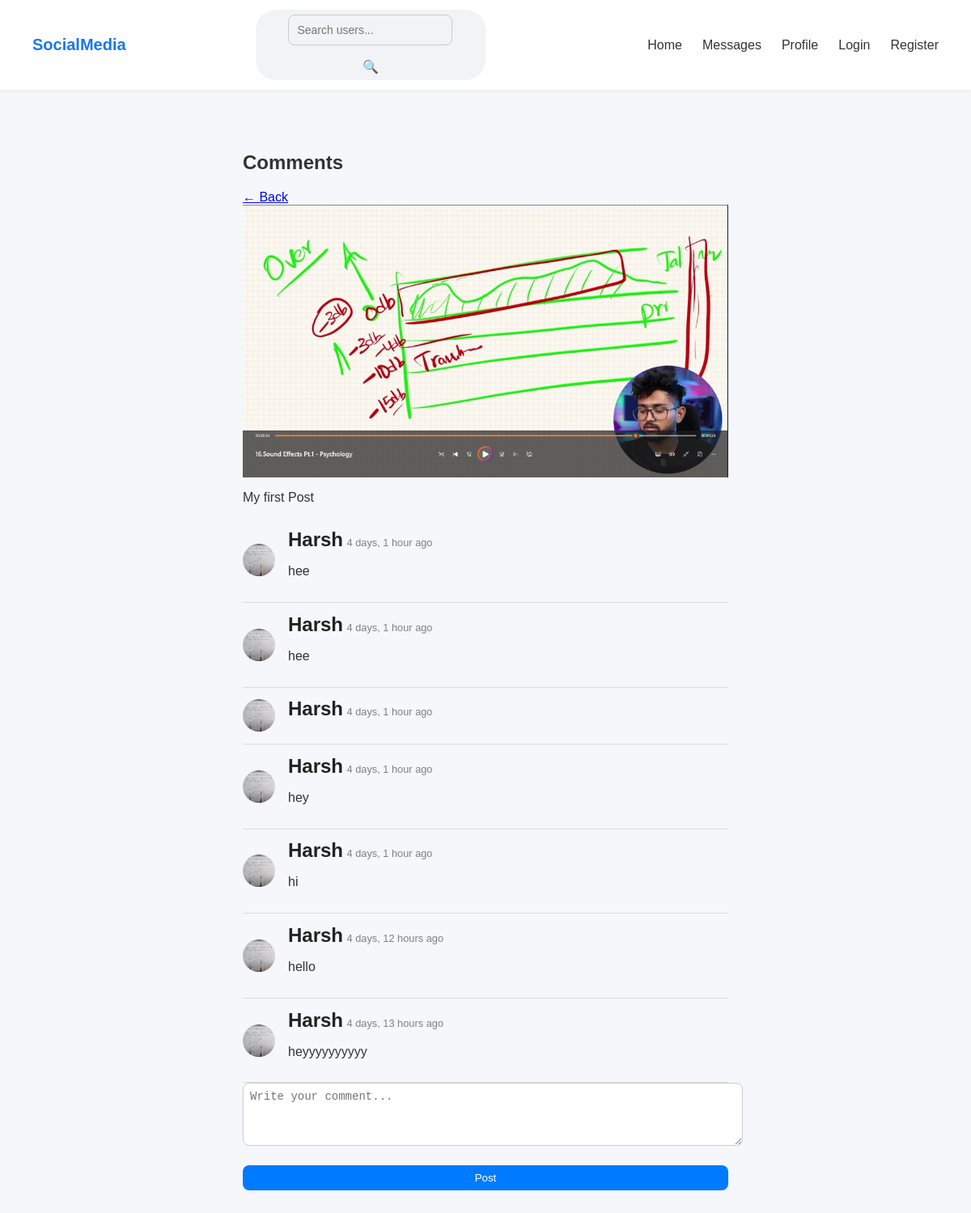
/engagement/4/, run on the app's committed database.
### app/models.py (models this page shows)
class Post(models.Model):
    user = models.ForeignKey(User,on_delete=models.CASCADE,related_name='person')
    image = models.ImageField(null=False)
    caption = models.TextField(null=True)
    timestamp = models.DateTimeField(auto_now_add=True)
    class Meta:
        ordering = ['-timestamp']

class Engagement(models.Model):
    viewer = models.ForeignKey(User,on_delete=models.CASCADE,related_name='viewer',null=True,blank=True)
    like = models.ForeignKey(Post,on_delete=models.CASCADE,related_name='like',null=True,blank=True)
    comment = models.ForeignKey(Post,on_delete=models.CASCADE,related_name='comment',null=True,blank=True)
    comment_text = models.TextField(max_length=500,null=False)
    timestamp = models.DateTimeField(auto_now_add=True)
    class Meta:
        ordering = ['-timestamp']

class User(AbstractUser):
    email = models.EmailField(unique=True)
    bio = models.TextField(null=True,blank=True)
    avatar = models.ImageField(upload_to='avatars/', default='avatars/avatar.svg', null=True, blank=True)
    location = models.CharField(max_length=100)
    dob = models.DateField(null=True , blank=True)
    USERNAME_FIELD = 'username'
    REQUIRED_FIELDS = ['email']

### app/views.py (the view, shortened to what this page needs)
# urls.py: path('engagement/<str:pk>/',views.engagement_page,name="engagement"),
def engagement_page(request,pk):
    liking_person = request.user
    post = Post.objects.get(id=pk)
    if 'like' in request.POST:
        liked_ornot = Engagement.objects.filter(viewer=liking_person,like=post)
        if liked_ornot:
            liked_ornot.delete()
            messages.success(request,'Unliked Successfully')
            return redirect('home')
        else:
            Engagement.objects.create(viewer=liking_person,like=post)
            messages.success(request,'Liked Successfully')
            return redirect('home')
    else:
            post = Post.objects.get(id=pk)
            commented_users = Engagement.objects.filter(comment=pk)
            context = {'commented_users':commented_users,'post':post}
            return render(request,'app/comment.html',context)

### app/templates/app/comment.html (shortened to what this page needs)
{% extends 'main.html' %}
{% load static %}
{% block content %}
<section id="comments-page">
  <div class="container">
    <header class="page-header">
      <h2>Comments</h2>
      <a href="{% url 'home' %}" class="back-btn">← Back</a>
    </header>
    <article class="post-preview">
      <img src="{{ post.image.url }}" alt="Post image" class="post-image">
      <p class="caption">{{ post.caption }}</p>
    </article>
    <div class="comments-list">
      {% for comment in commented_users %}
        <div class="comment-item">
          <img src="{{ comment.viewer.avatar.url }}" alt="{{ comment.viewer.username }}" class="avatar">
          <div class="comment-body">
            <div class="comment-header">
              <a href="{% url 'profile' comment.viewer.id %}" class="username">{{ comment.viewer.username }}</a>
              <span class="timestamp">{{ comment.timestamp|timesince }} ago</span>
            </div>
            <p class="comment-text">{{ comment.comment_text }}</p>
          </div>
        </div>
      {% empty %}
        <p class="no-comments">No comments yet. Be the first to comment!</p>
      {% endfor %}
    </div>
    <form method="POST" class="comment-form">
      <textarea name="text" placeholder="Write your comment..." required></textarea>
      <button type="submit">Post</button>
    </form>
  </div>
</section>
{% endblock %}

### templates/main.html (shortened to what this page needs)
{% load static %}
<!DOCTYPE html>
<html lang="en">
<head>
    <link rel="stylesheet" href="{% static 'styles/style.css' %}">
</head>
<body>
    {% include 'navbar.html' %}
    <main class="page-container">
        {% block content %}
        {% endblock %}
    </main>
</body>
</html>

### templates/navbar.html
<nav class="navbar">
    <a href="{% url 'home' %}" class="logo">SocialMedia</a>
    <form action="{% url 'search_user' %}" method="get" class="search-bar">
        <input type="text" name="q" placeholder="Search users..." required>
        <button type="submit">🔍</button>
    </form>
    <ul class="nav-links">
        {% if request.user.is_authenticated %}
        <li><a href="{% url 'home' %}">Home</a></li>
        <li><a href="{% url 'message' %}">Messages</a></li>
        <li><a href="{% url 'profile' request.user.id %}">Profile</a></li>
        <li><a href="{% url 'logout' %}">Logout</a></li>
        {% else %}
        <li><a href="{% url 'home' %}">Home</a></li>
        <li><a href="{% url 'login' %}">Messages</a></li>
        <li><a href="{% url 'login' %}">Profile</a></li>
        <li><a href="{% url 'login' %}">Login</a></li>
        <li><a href="{% url 'register' %}">Register</a></li>
        {% endif %}
    </ul>
</nav>

### static/styles/style.css (style rules this page uses)
body { font-family: 'Poppins', sans-serif; background: #f0f2f5; margin: 0; padding: 0; color: #333; }
.page-container { max-width: 1200px; margin: 20px auto; padding: 20px; }
.navbar { background-color: #fff; padding: 15px 50px; display: flex; justify-content: space-between; align-items: center; box-shadow: 0 2px 5px rgba(0,0,0,0.1); position: sticky; top: 0; z-index: 10; }
.navbar .logo { font-weight: bold; font-size: 20px; color: #1877f2; }
.nav-links { list-style: none; display: flex; gap: 25px; }
.nav-links a { text-decoration: none; color: #333; font-weight: 500; }
.post-image { width: 100%; display: block; }
body { font-family: 'Poppins', sans-serif; background-color: #f5f7fa; margin: 0; padding: 0; }
form { display: flex; flex-direction: column; gap: 1rem; }
form input[type="text"], form input[type="file"], form textarea, form select { padding: 10px; border: 1px solid #ccc; border-radius: 8px; font-size: 14px; transition: border 0.3s; }
.username { font-size: 24px; font-weight: 600; }
.navbar { display: flex; justify-content: space-between; align-items: center; background: #fff; padding: 12px 40px; box-shadow: 0 2px 6px rgba(0,0,0,0.05); position: sticky; top: 0; z-index: 100; }
.logo { font-size: 1.4rem; font-weight: 700; color: #007bff; text-decoration: none; }
.nav-links { list-style: none; display: flex; align-items: center; gap: 25px; }
.nav-links a { text-decoration: none; color: #333; font-weight: 500; transition: color 0.3s ease; }
.search-bar { display: flex; align-items: center; background: #f1f3f6; padding: 6px 12px; border-radius: 25px; width: 260px; transition: all 0.3s ease; }
.search-bar input { border: none; outline: none; background: transparent; flex: 1; font-size: 14px; padding: 4px; }
.search-bar button { background: none; border: none; cursor: pointer; font-size: 16px; }
.container { max-width: 600px; margin: auto; padding: 1rem; }
.user-card, .comment-item { display: flex; align-items: center; gap: 1rem; padding: .8rem 0; border-bottom: 1px solid #ddd; }
.avatar { width: 40px; height: 40px; border-radius: 50%; }
.username { font-weight: 600; color: #333; text-decoration: none; }
.timestamp { font-size: 0.8rem; color: gray; margin-left: auto; }
.comment-form textarea { width: 100%; height: 60px; border-radius: 8px; padding: 0.5rem; margin-bottom: .5rem; }
.comment-form button { background: #007bff; color: white; border: none; padding: 0.5rem 1rem; border-radius: 8px; }
.username { font-weight: 600; color: #222; margin: 0; }

### data on the page
Post: image (picture), caption "My first Post"
Engagement: viewer.avatar (picture), viewer.username "Harsh", timestamp "4 days, 1 hour", comment_text "hee"
Engagement: viewer.avatar (picture), viewer.username "Harsh", timestamp "4 days, 1 hour", comment_text "hee"
Engagement: viewer.avatar (picture), viewer.username "Harsh", timestamp "4 days, 1 hour"
Engagement: viewer.avatar (picture), viewer.username "Harsh", timestamp "4 days, 1 hour", comment_text "hey"
Engagement: viewer.avatar (picture), viewer.username "Harsh", timestamp "4 days, 1 hour", comment_text "hi"
Engagement: viewer.avatar (picture), viewer.username "Harsh", timestamp "4 days, 12 hours", comment_text "hello"
Engagement: viewer.avatar (picture), viewer.username "Harsh", timestamp "4 days, 13 hours", comment_text "heyyyyyyyyyy"
